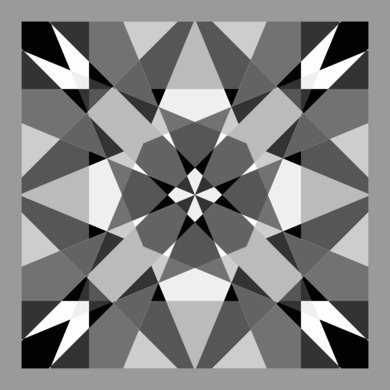
#> input picture project/code/Chapter_Eight/img3.png, 390 x 390 px
$ jupyter execute '8.1_Roberts算子.ipynb'
#> lines starting #> are read from the running program, lines starting #| are printed output that depends on the picture
#> further down, src is the input picture: shape (390, 390); min 0, max 255, mean 132.8
* Roberts算法有两种卷积核：反应45度方向灰度变化率的Roberts135,和对135度方向变化率的Roberts45
* n个卷积核对图像做卷积，通常平方和后开方效果最好，但耗时。Roberts135&Roberts45搭配此方法效果不错
* 特点：Roberts边缘检测使用很少领域像素，故对噪点高度敏感，需先对图像平滑处理
* Roberts135&Roberts45均为偶数，5.1使用convolve2d函数当高宽默认为偶数时，锚点在右下角（H2-1，W2-1）。故需要通过same卷积定义，先计算full卷积，再计算same卷积

[cell 1]
# -*- coding:utf-8 -*-
import numpy as np
from scipy import signal
def roberts(I,_boundary='full',_fillvalue=0):
    #图的高宽
#> called with _boundary = 'symm', _fillvalue = 0
    H1,W1=I.shape[0:2]
#> H1 = 390; W1 = 390
    #卷积核尺寸
    H2,W2=2,2
    #Roberts135与锚点位置
    R1 = np.array([[1,0],[0,-1]],np.float32)
    kr1,kc1=0,0
    #计算full卷积
    IconR1 = signal.convolve2d(I,R1,mode="full",boundary=_boundary,fillvalue=_fillvalue)
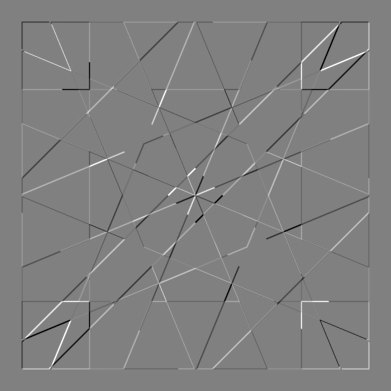
#> IconR1: shape (391, 391) float32; min -234, max 230, mean 0; drawn with min black and max white
    IconR1 = IconR1[H2-kr1-1:H1+H2-kr1-1,W2-kc1-1:W1+W2-kc1-1]
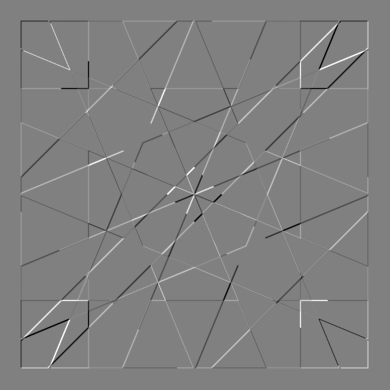
#> IconR1: shape (390, 390) float32; min -234, max 230, mean 0; drawn with min black and max white
    #Roberts45与锚点位置
    R2 = np.array([[0,1],[-1,0]])
    kr2,kc2=0,1
    IconR2 = signal.convolve2d(I,R2,mode="full",boundary=_boundary,fillvalue=_fillvalue)
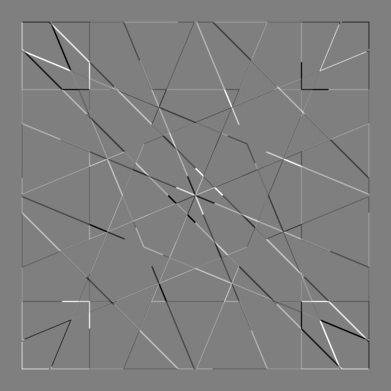
#> IconR2: shape (391, 391) int64; min -229, max 229, mean 0; drawn with min black and max white
    IconR2 = IconR2[H2-kr2-1:H1+H2-kr1-1,W2-kc1-1:W1+H2-kc1-1]
#> IconR2: shape (390, 390) int64
    return(IconR1,IconR2)

[cell 2]
import cv2
import matplotlib.pyplot as plt
src = cv2.imread("img3.png",0)
cv2.imshow("src",src)
#卷积，边界扩充为symm，镜像反射
IconR1,IconR2 = roberts(src,'symm')
#45度方向上的边缘强度灰度级显示
IconR1 = np.abs(IconR1)#uint8,取绝度值衡量灰度强度，方案1
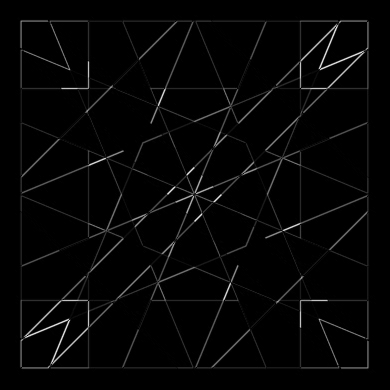
#> IconR1: shape (390, 390) float32; min 0, max 234, mean 5.7
edge_45 = IconR1.astype(np.uint8)
cv2.imshow("edge_45",edge_45)
#135度方向上的强度
IconR2 = np.abs(IconR2)
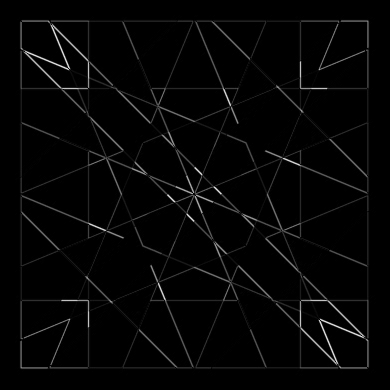
#> IconR2: shape (390, 390) int64; min 0, max 229, mean 5.7
edge_135 = IconR2.astype(np.uint8)
cv2.imshow("edge_135",edge_135)
#方案3，平方后开方
edge = np.sqrt(np.power(IconR1,2.0) + np.power(IconR2,2.0))
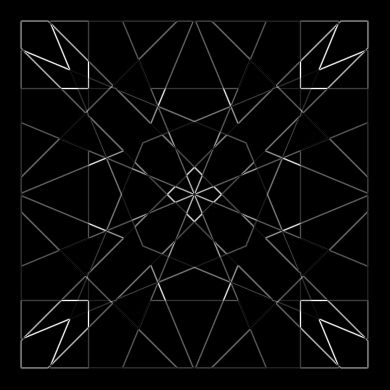
#> edge: shape (390, 390) float64; min 0, max 275.8, mean 9.2; drawn with min black and max white
edge = np.round(edge) #np.round为小数点四舍五入，默认保留0位
edge[edge>255] = 255
#> edge: shape (390, 390) float64; min 0, max 255, mean 9.2
edge = edge.astype(np.uint8)
#显示边缘
cv2.imshow("edge",edge)
cv2.waitKey(0)
cv2.destroyAllWindows()

titles = ["src","edge_45","edge_135","edge"]
images = [src,edge_45,edge_135,edge]
for i in xrange(4):
    plt.subplot(1,4,i+1)
    plt.title(titles[i])
    plt.imshow(images[i])
plt.show()

$ run again, with project/code/Chapter_Eight/img2.jpg saved as project/code/Chapter_Eight/img3.png
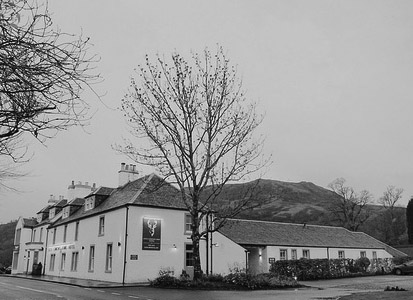
#> input picture project/code/Chapter_Eight/img2.jpg, 413 x 300 px
#> src is the input picture: shape (300, 413); min 0, max 255, mean 148.5
#> in roberts, `IconR2 = IconR2[H2-kr2-1:H1+H2-kr1-1,W2-kc1-1:W1+H2-kc1-1]`:
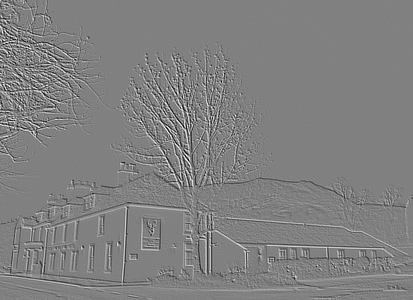
#> IconR2: shape (300, 413) int64; min -235, max 230, mean -0.3; drawn with min black and max white
#> `edge = np.sqrt(np.power(IconR1,2.0) + np.power(IconR2,2.0))`:
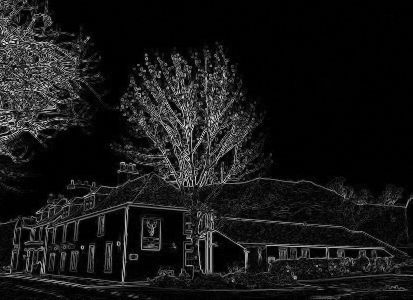
#> edge: shape (300, 413) float64; min 0, max 287.8, mean 26.2; drawn with min black and max white

$ run again, with project/code/Chapter_Eight/img5.jpg saved as project/code/Chapter_Eight/img3.png
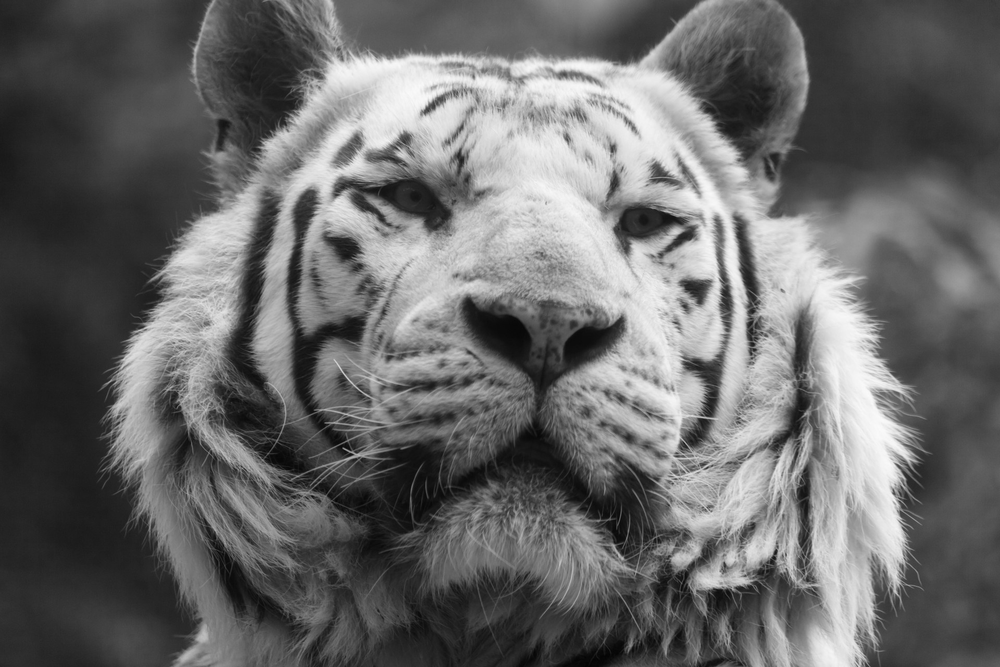
#> input picture project/code/Chapter_Eight/img5.jpg, 1000 x 667 px, shrunk from 1920 x 1280 before the run
#> src is the input picture: shape (667, 1000); min 3, max 250, mean 105
#> `IconR1 = np.abs(IconR1)#uint8,取绝度值衡量灰度强度，方案1`:
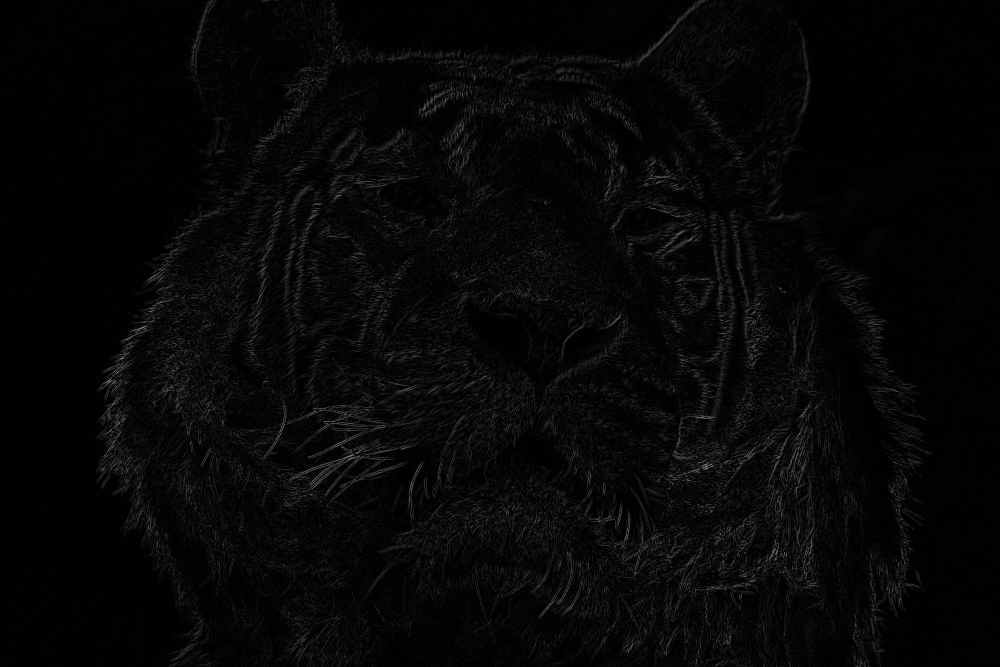
#> IconR1: shape (667, 1000) float32; min 0, max 145, mean 6.6
#> `plt.show()`:
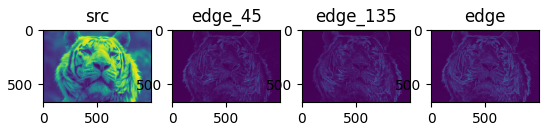
#> figure drawn by matplotlib, 4 panels

$ run again, with project/code/Chapter_Eight/img6.jpg saved as project/code/Chapter_Eight/img3.png
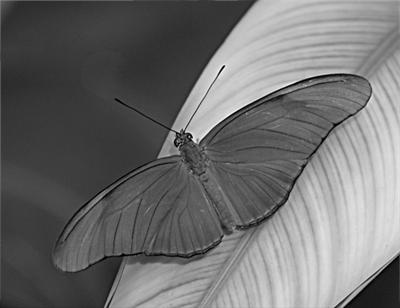
#> input picture project/code/Chapter_Eight/img6.jpg, 400 x 308 px
#> src is the input picture: shape (308, 400); min 0, max 250, mean 110.5
#> in roberts, `IconR2 = signal.convolve2d(I,R2,mode="full",boundary=_boundary,fillval..`:
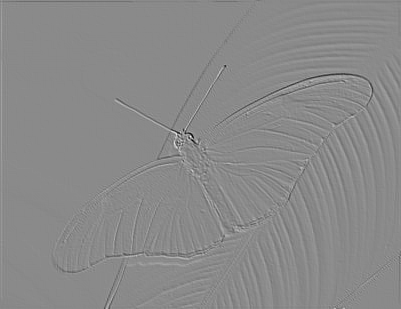
#> IconR2: shape (309, 401) int64; min -207, max 175, mean -0.2; drawn with min black and max white
#> `IconR2 = np.abs(IconR2)`:
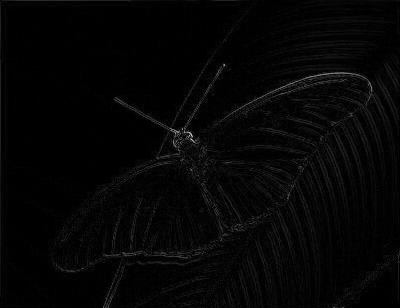
#> IconR2: shape (308, 400) int64; min 0, max 207, mean 5.3
